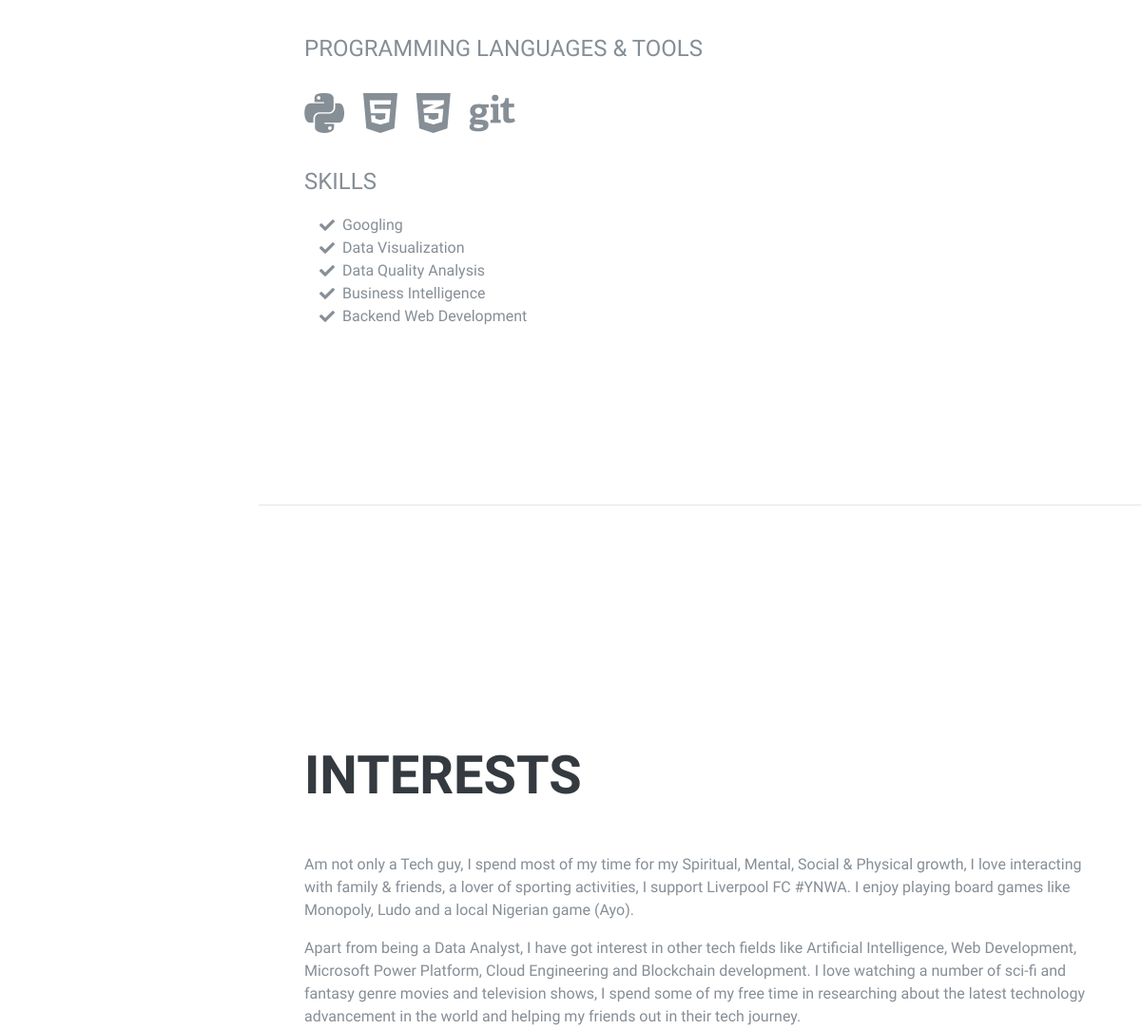
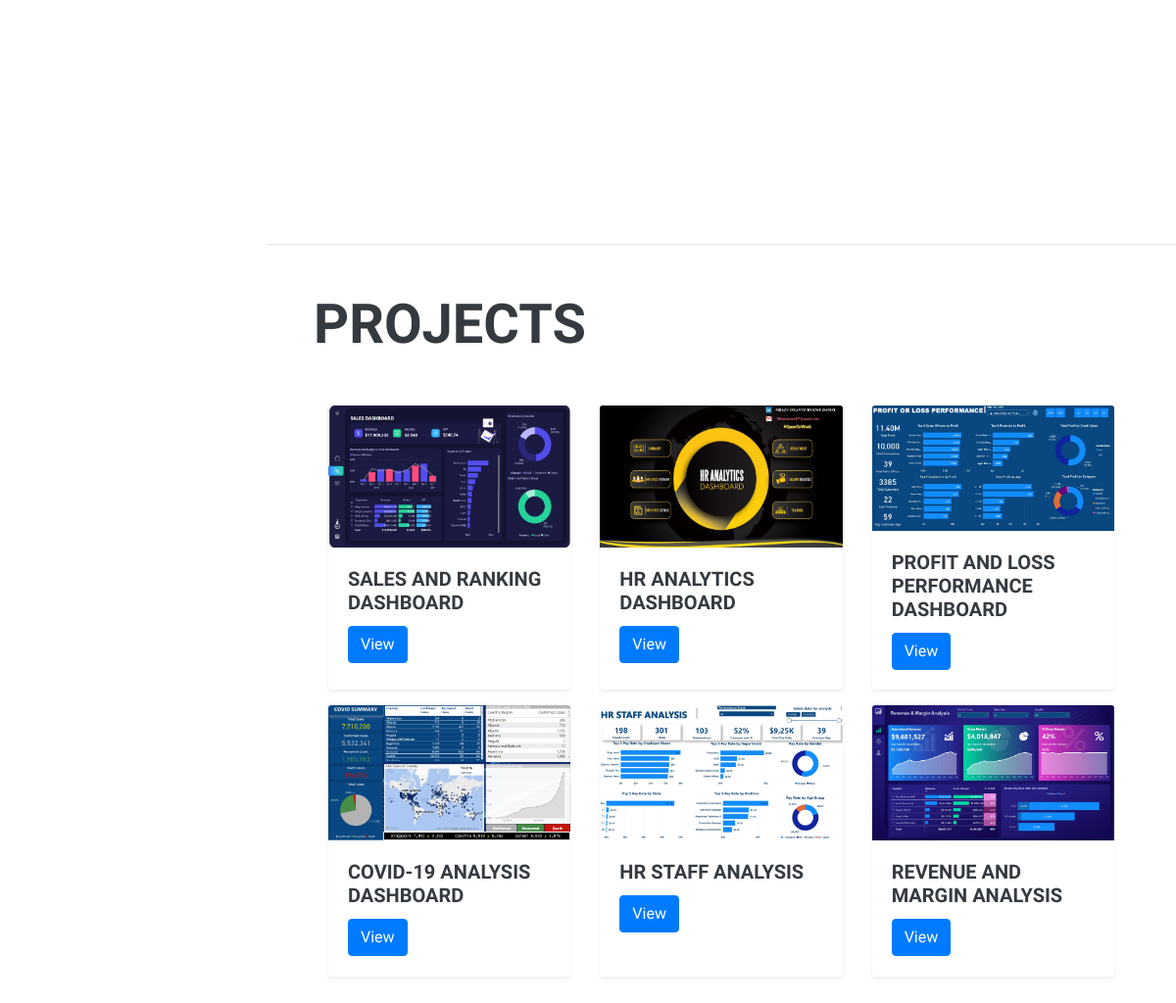
The app's page / (lower part), older data (2 pictures, top to bottom).
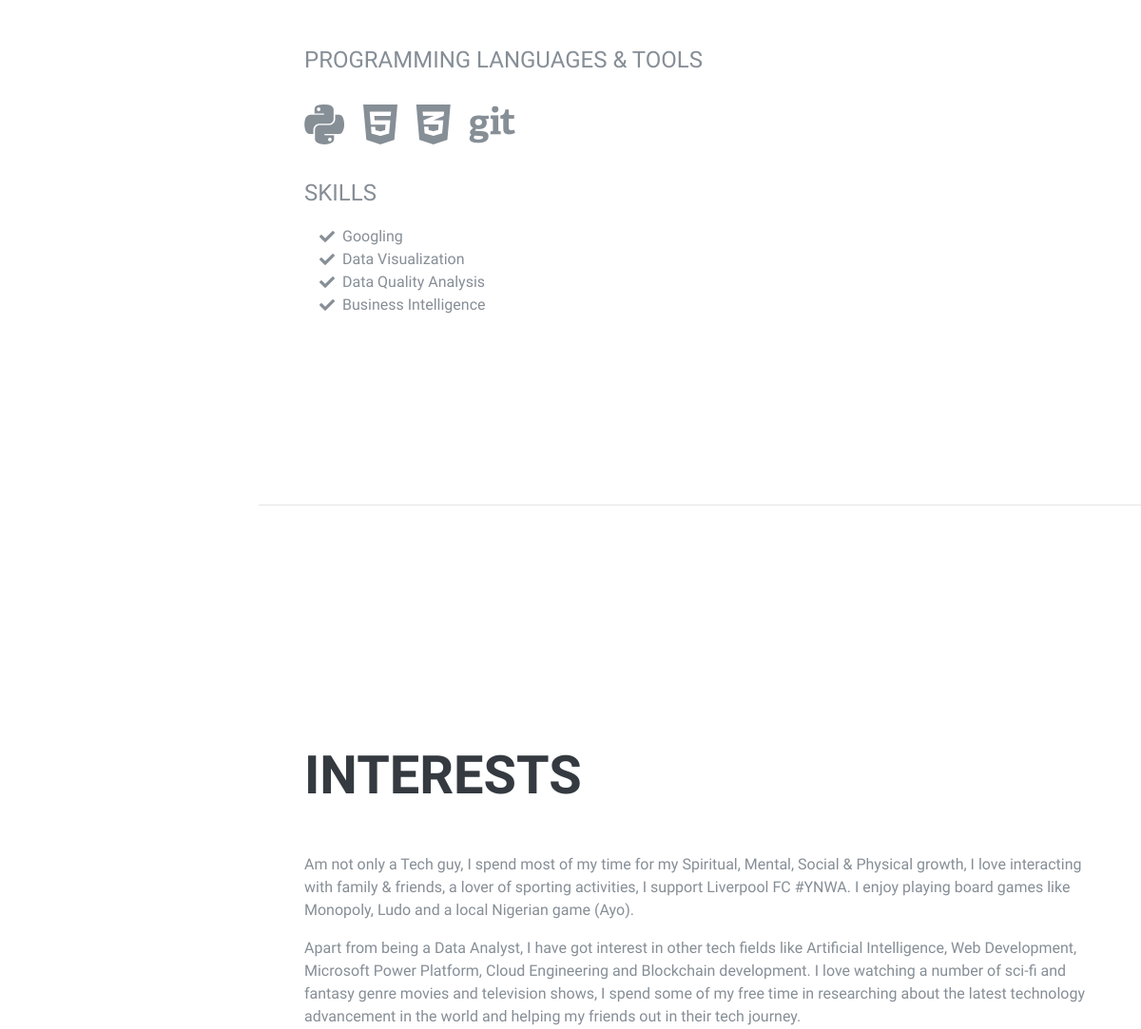
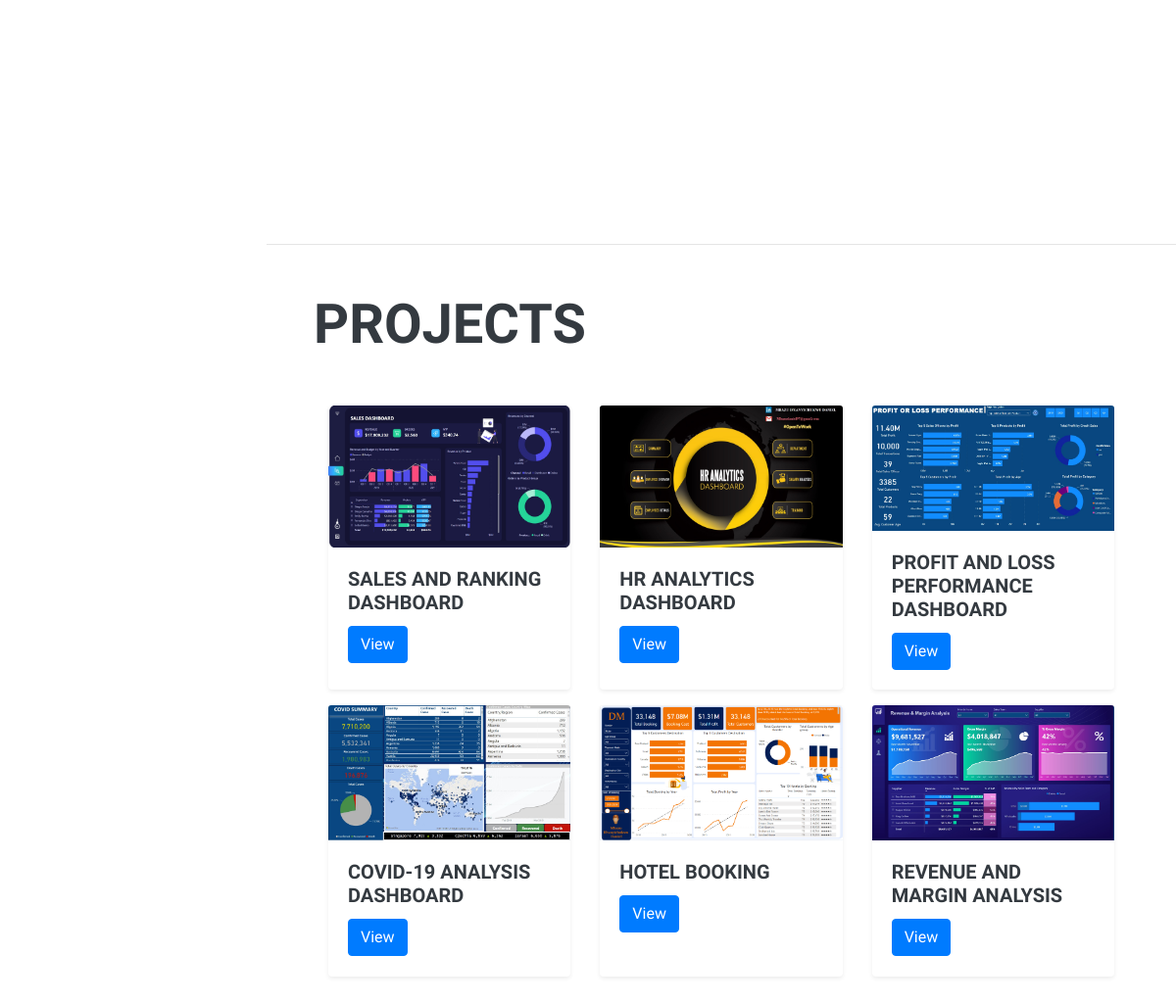
The same page, newer data (2 pictures, top to bottom).
### project/models.py (models this page shows, shortened)
class Skill(models.Model):
    skill = models.CharField(max_length=200)

class Project(models.Model):
    title = models.CharField(max_length=50)
    image = models.ImageField(upload_to='resume/images/')
    url = models.URLField(max_length=1000)

### project/views.py (the view)
# urls.py: path('', views.index, name='index'),
def index(request):
    projects = Project.objects.all()
    experience = Experience.objects.all()
    skill = Skill.objects.all()
    context ={
        'projects': projects,'experience':experience, 'skill':skill
    }
    return render(request, 'project/index.html', context)

### project/templates/project/index.html (shortened to what this page needs)
<!DOCTYPE html>
{% load static %}
<html lang="en">
  <head>
    <link
      href="{% static 'vendor/bootstrap/css/bootstrap.min.css' %}"
      rel="stylesheet"
    />
    <link
      href="{% static 'vendor/fontawesome-free/css/all.min.css' %}"
      rel="stylesheet"
    />
    <link href="{% static 'css/resume.min.css' %}" rel="stylesheet" />
  </head>
  <body id="page-top">
    <div class="container-fluid p-0">
      <section
        class="resume-section p-3 p-lg-5 d-flex align-items-center"
        id="skills"
      >
        <div class="w-100">
          <div class="subheading mb-3">Programming Languages &amp; Tools</div>
          <ul class="list-inline dev-icons">
            <li class="list-inline-item">
              <i class="fab fa-python"></i>
            </li>
            <li class="list-inline-item">
              <i class="fab fa-html5"></i>
            </li>
            <li class="list-inline-item">
              <i class="fab fa-css3-alt"></i>
            </li>
                      <li class="list-inline-item">
                        <i class="fab fa-git"></i>
                      </li>
          </ul>
          <div class="subheading mb-3">Skills</div>
          <ul class="fa-ul mb-0">
            {% for item in skill %}
            <li>
              <i class="fa-li fa fa-check"></i>
              {{ item.skill }}
            </li>
            {% endfor %}
          </ul>
        </div>
      </section>
      <hr class="m-0" />
      <section
        class="resume-section p-3 p-lg-5 d-flex align-items-center"
        id="interests"
      >
        <div class="w-100">
          <h2 class="mb-5">Interests</h2>
          <p>
            Am not only a Tech guy, I spend most of my time for my Spiritual, Mental, Social & Physical
            growth, I love interacting with family & friends, a lover of sporting activities,
            I support Liverpool FC #YNWA. I enjoy playing
            board games like Monopoly, Ludo and a local Nigerian game (Ayo).
          </p>
          <p class="mb-0">
            Apart from being a Data Analyst, I have got interest in other tech
            fields like Artificial Intelligence, Web Development, Microsoft Power Platform, Cloud
            Engineering and Blockchain development. I love watching a number of sci-fi
            and fantasy genre movies and television shows, I spend some of my
            free time in researching about the latest technology advancement in
            the world and helping my friends out in their tech journey.
          </p>
        </div>
      </section>
      <hr class="m-0" />
      <section
        class="resume-section p-3 p-lg-5 d-flex align-items-center"
        id="projects"
      >
        <div class="w-100">
          <h2 class="mb-5">Projects</h2>
          <div class="container">
            <div class="row">
              {% for item in projects %}
              <div class="col-md-4 col-6 d-flex">
                <div class="card border-0 shadow-sm mx-auto mb-3 flex-fill">
                  <img
                    class="card-img-top"
                    src="{{ item.image.url }}"
                    width="50%"
                    height="50%"
                    alt="Card image cap"
                  />
                  <div class="card-body centralize">
                    <h5 class="card-title">{{ item.title }}</h5>
                    {% if item.url %}
                    <a
                      href="{{ item.url }}"
                      class="btn btn-primary"
                      target="_blank"
                      >View</a>
                    {% endif %}
                  </div>
                </div>
              </div>
              {% endfor %}
            </div>
          </div>
        </div>
      </section>
    </div>
  </body>
</html>

Row changes from the older to the newer data that the page shows:
removed Skill: skill "Backend Web Development"
changed Project: image: a different picture; title "HR STAFF ANALYSIS" → "HOTEL BOOKING"
